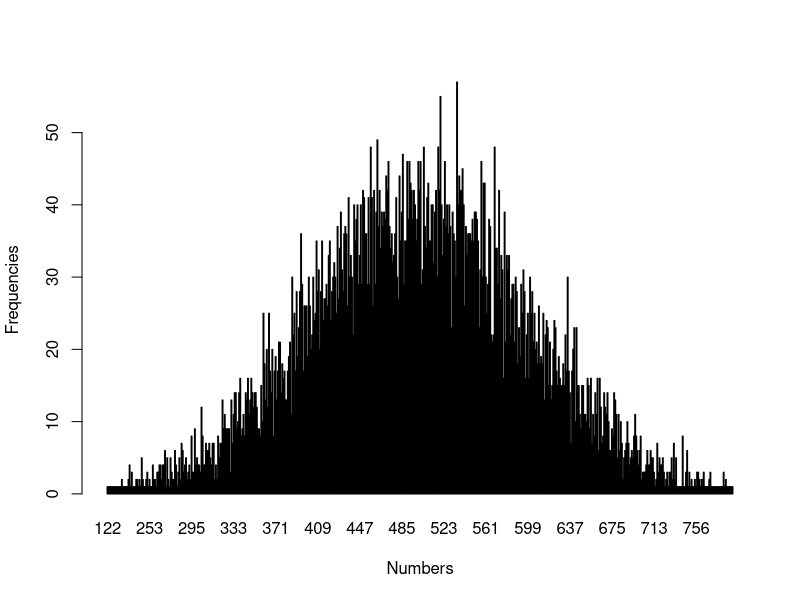

The R source for this figure:
n <- floor(rnorm(10000, 500, 100))
print(n)

t <- table(n)
print(t)

barplot(table(floor(rnorm(10000, 500, 100))), xlab = "Numbers", ylab = "Frequencies")
